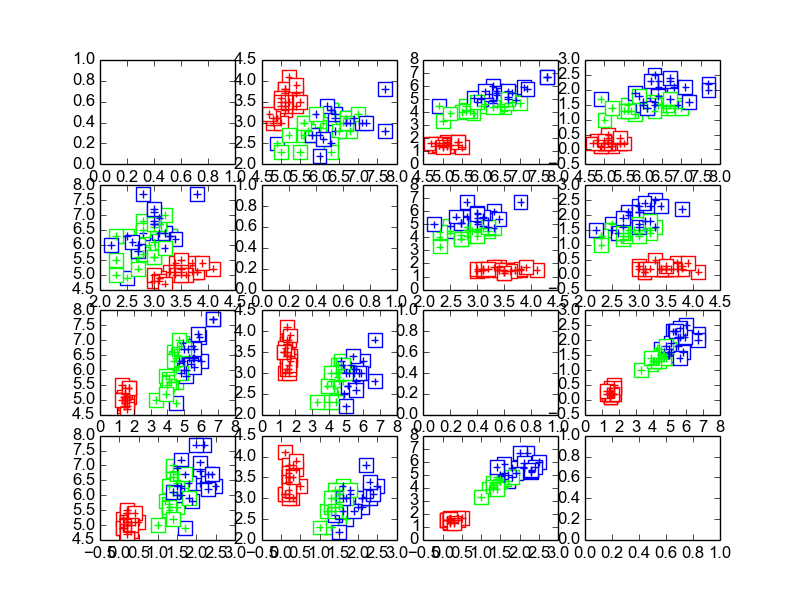

The script that saved this image:
# -----------------------------------------------------------------------------
# Authors:  Tim van Zalingen (10784012)
#           Maico Timmerman (10542590)
#
# Date:     16 May 2016
#
# File: lab_42.py
#
# Here the k-NNb classifier is used to classify the iris data.
# -----------------------------------------------------------------------------
from nnb import NNb
from pylab import (arange, permutation, transpose, zeros, sum, array,
                   logical_and, loadtxt)
import matplotlib.pyplot as plt
import sys
sys.path.append("./python")


def cnvt(s):
    tab = {'Iris-setosa': 1.0, 'Iris-versicolor': 2.0, 'Iris-virginica': 3.0}
    if s in tab:
        return tab[s]
    else:
        return -1.0


def main(k):
    XC = loadtxt('data/iris.data', delimiter=',', dtype=float,
                 converters={4: cnvt})
    ind = arange(150)  # indices into the dataset
    ind = permutation(ind)  # random permutation
    L = ind[0:90]  # learning set indices
    T = ind[90:]  # test set indices

    # Learning Set
    # The k-NNb classifier is called for given k.
    X = transpose(XC[L, 0:4])
    nnc = NNb(X, XC[L, -1], k)

    # Classification of Test Set
    c = zeros(len(T))
    for i in range(len(T)):
        c[i] = nnc.classify(XC[T[i], 0:4])

    # Confusion Matrix
    CM = zeros((3, 3))
    for i in range(3):
        for j in range(3):
            CM[i, j] = sum(logical_and(XC[T, 4] == (i + 1), c == (j + 1)))

    print(CM)

    # Plot Test Set
    plt.figure(1)
    color = array([[1, 0, 0], [0, 1, 0], [0, 0, 1]])
    for i in range(4):
        for j in range(4):
            plt.subplot(4, 4, 4 * i + j + 1)
            if i == j:
                continue
            plt.scatter(XC[T, i], XC[T, j], s=100, marker='s',
                        edgecolor=color[XC[T, 4].astype(int) - 1],
                        facecolor=[1, 1, 1] * len(T))
            plt.scatter(XC[T, i], XC[T, j], s=30, marker='+',
                        edgecolor=color[c.astype(int) - 1])
    plt.savefig('lab_42.png')

if __name__ == '__main__':
    main(5)
